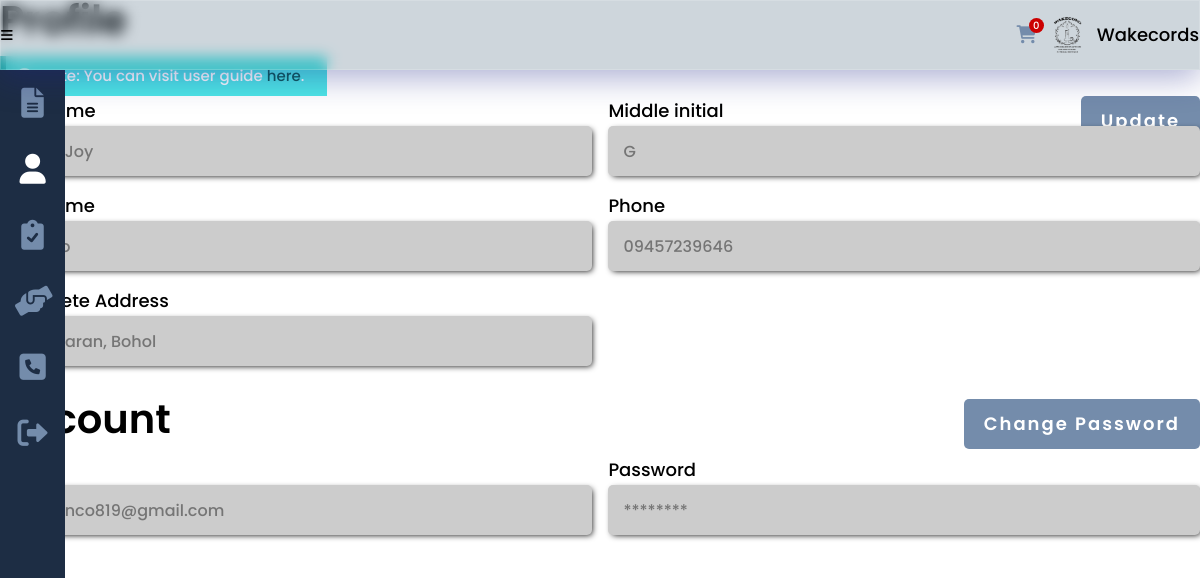
The app's page /profile.php?login (signed in), older data.
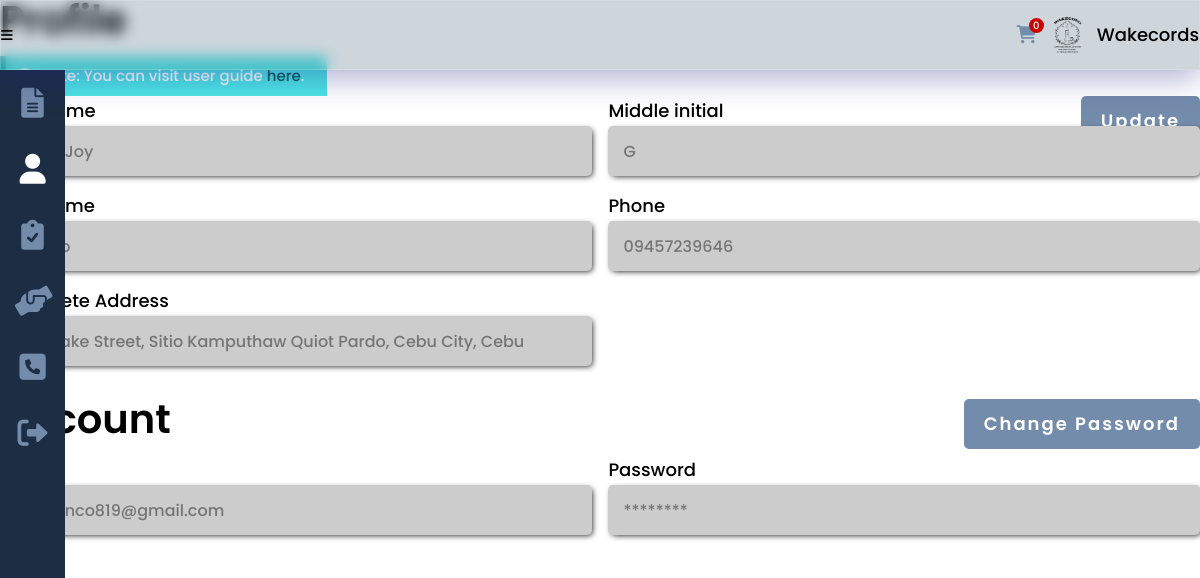
The same page, newer data.
### tables this page shows
CREATE TABLE `seeker` (
  `seeker_id` int(8) NOT NULL,
  `seeker_fname` varchar(25) NOT NULL,
  `seeker_mi` char(1) DEFAULT NULL,
  `seeker_lname` varchar(25) NOT NULL,
  `seeker_address` varchar(100) DEFAULT NULL,
  `seeker_phone` varchar(11) DEFAULT NULL,
  `seeker_status` varchar(10) DEFAULT NULL,
  `seeker_email` varchar(50) NOT NULL,
  `seeker_pass` varchar(100) NOT NULL
);

### others/db.php (called while the page is built, shortened)
<?php
	class DB
	{
		static $hostname = "localhost";
		static $dbname = "wakecords";
		static $username  = "root";
		static $password = "";
		public static function query($sql, $params=array(), $transactType)
		{
			$rows = array();
			try
			{
				$db = new PDO("mysql:host=". self::$hostname ."; dbname=". self::$dbname,  self::$username,  self::$password);
				$db->setAttribute(PDO::ATTR_ERRMODE, PDO::ERRMODE_EXCEPTION);
				$cmd = $db->prepare($sql);
				$cmd->execute($params);
				if($transactType == "READ")
					$rows = $cmd->fetchAll();
				else
					$rows = $db->lastInsertId();
			}
			catch(PDOException $e)
			{
				echo $e->getMessage();
			}
			return $rows;
		}
	}

### profile.php (the view, shortened to what this page needs)
<?php
	include("others/functions.php");
	include("others/head.php");
	$user = current_user();
?>
<body>
	<div class="container">
		<?php include("others/header.php"); ?>
		<div class="banner">
			<?php
			$this_page = "profile";
			include("others/sidebar.php"); ?>
			<section class="banner-con">
				<div class="wrapper">
					<div class="banner-div">
						<h2>Profile</h2>
						<?php
						if(user_type() != "admin"){
							echo messaging("notify", "Note: You can visit user guide <a href='user_guide.php'>here</a>.");
						}
						?>
						<a class="btn btn-link-absolute" href="edit_profile.php">Update</a>
						<form class="profile" method="post">
							<?php
								if(user_type() != "admin"){
							?>
							<div>
								<label>First name</label>
								<input type="text" placeholder="<?php echo (user_type() == 'seeker')?$user['seeker_fname']:$user['provider_fname']; ?>" disabled>
							</div>
							<div>
								<label>Middle initial</label>
								<input type="text" placeholder="<?php echo (user_type() == 'seeker')?$user['seeker_mi']:$user['provider_mi']; ?>" disabled>
							</div>
							<div>
								<label>Last name</label>
								<input type="text" placeholder="<?php echo (user_type() == 'seeker')?$user['seeker_lname']:$user['provider_lname']; ?>" disabled>
							</div>
							<div>
								<label>Phone</label>
								<input type="text" placeholder="<?php echo (user_type() == 'seeker')?$user['seeker_phone']:$user['provider_phone']; ?>" disabled>
							</div>
							<div>
								<label>Complete Address</label>
								<input type="text" placeholder="<?php echo (user_type() == 'seeker')?$user['seeker_address']:$user['provider_address']; ?>" disabled>
							</div>
							<?php
								}
							?>
						</form>
					</div>
					<div class="banner-div no-padding-top">
						<h2>Account</h2>
						<div class="links">
							<a class="btn margin-inline-0" href="change_pass.php">Change Password</a>
						</div>
						<form class="profile" method="post">
							<?php
							if(user_type() != "admin"){
							?>
							<div>
								<label>Email</label>
								<input type="text" placeholder="<?php echo (user_type() == 'seeker')?$user['seeker_email']:$user['provider_email']; ?>" disabled>
							</div>
							<?php
							}
							?>
							<div>
								<label>Password</label>
								<input type="text" placeholder="********" disabled>
							</div>
						</form>
					</div>
				</div>
			</section>
		</div>
	</div>
</body>
</html>

### others/head.php (shortened to what this page needs)
<!DOCTYPE html>
<html lang="en">
<head>
	<link href="https://cdnjs.cloudflare.com/ajax/libs/font-awesome/6.0.0/css/all.min.css" rel="stylesheet">
	<link rel="stylesheet" href="https://unpkg.com/open-props"/>
	<link rel="stylesheet" href="css/style.css">
</head>

### others/header.php
<div class="header">
	<button class="header-btn" data-menu-icon>
		<i class="fa-solid fa-bars"></i>
	</button>
	<picture>
		<?php
			if(isset($_SESSION['seeker'])){
		?>
			<div>
				<a href="cart.php">
					<i class="fa-solid fa-cart-shopping"></i>
					<?php
						echo "
						<span class='bounce'>".count(read('cart', ['seeker_id'], [$_SESSION['seeker']]))."</span>
						";
					?>
				</a>
			</div>
		<?php
			}
			if(isset($_SESSION['provider'])){
				$provider = provider();
				if(empty($provider['provider_logo'])){
		?>
				<svg xmlns="http://www.w3.org/2000/svg" viewBox="0 0 640 512"><path d="M425.1 482.6c-2.303-1.25-4.572-2.559-6.809-3.93l-7.818 4.493c-6.002 3.504-12.83 5.352-19.75 5.352c-10.71 0-21.13-4.492-28.97-12.75c-18.41-20.09-32.29-44.15-40.22-69.9c-5.352-18.06 2.343-36.87 17.83-45.24l8.018-4.669c-.0664-2.621-.0664-5.242 0-7.859l-7.655-4.461c-12.3-6.953-19.4-19.66-19.64-33.38C305.6 306.3 290.4 304 274.7 304H173.3C77.61 304 0 381.7 0 477.4C0 496.5 15.52 512 34.66 512H413.3c5.727 0 10.9-1.727 15.66-4.188c-2.271-4.984-3.86-10.3-3.86-16.06V482.6zM224 256c70.7 0 128-57.31 128-128S294.7 0 224 0C153.3 0 96 57.31 96 128S153.3 256 224 256zM610.5 373.3c2.625-14 2.625-28.5 0-42.5l25.75-15c3-1.625 4.375-5.125 3.375-8.5c-6.75-21.5-18.25-41.13-33.25-57.38c-2.25-2.5-6-3.125-9-1.375l-25.75 14.88c-10.88-9.25-23.38-16.5-36.88-21.25V212.3c0-3.375-2.5-6.375-5.75-7c-22.25-5-45-4.875-66.25 0c-3.25 .625-5.625 3.625-5.625 7v29.88c-13.5 4.75-26 12-36.88 21.25L394.4 248.5c-2.875-1.75-6.625-1.125-9 1.375c-15 16.25-26.5 35.88-33.13 57.38c-1 3.375 .3751 6.875 3.25 8.5l25.75 15c-2.5 14-2.5 28.5 0 42.5l-25.75 15c-3 1.625-4.25 5.125-3.25 8.5c6.625 21.5 18.13 41 33.13 57.38c2.375 2.5 6 3.125 9 1.375l25.88-14.88c10.88 9.25 23.38 16.5 36.88 21.25v29.88c0 3.375 2.375 6.375 5.625 7c22.38 5 45 4.875 66.25 0c3.25-.625 5.75-3.625 5.75-7v-29.88c13.5-4.75 26-12 36.88-21.25l25.75 14.88c2.875 1.75 6.75 1.125 9-1.375c15-16.25 26.5-35.88 33.25-57.38c1-3.375-.3751-6.875-3.375-8.5L610.5 373.3zM496 400.5c-26.75 0-48.5-21.75-48.5-48.5s21.75-48.5 48.5-48.5c26.75 0 48.5 21.75 48.5 48.5S522.8 400.5 496 400.5z"/></svg>
		<?php
				}
				else echo "<img class='header-logo' src='images/providers/".$provider['provider_type']."/".$_SESSION['provider']."/".$provider['provider_logo']."' >";
			}
			else echo "<img class='header-logo' src='images/main-logo.png'>";
		?>
		<div>Wakecords</div>
	</picture>
</div>

### others/sidebar.php (shortened to what this page needs)
<ul class="sidebar " data-sidebar>
  <?php
    if(user_type() != "admin"){
  ?>
  <li class="sidebar-list">
    <a class="sidebar-link <?php echo ($this_page == 'guide')?'active':''; ?>" href="user_guide.php" title="User Guide">
    <i class="fa-solid fa-file-lines"></i>
    </a>
  </li>
  <?php
    }
  ?>
  <li class="sidebar-list">
    <a class="sidebar-link <?php echo ($this_page == 'profile')?'active':''; ?>" href="profile.php" title="Profile">
      <i class="fa-solid fa-user"></i>
    </a>
  </li>
  <li class="sidebar-list">
    <?php
      if(user_type() == "seeker"){
    ?>
      <a class="sidebar-link <?php echo ($this_page == 'services')?'active':''; ?>" href="get_started.php" title="Services">
        <i class="fa-solid fa-clipboard-check"></i>
      </a>
    <?php
      }
    ?>
  </li>
  <li class="sidebar-list">
    <?php
    if(user_type() == 'admin'){
      $link = "<a class='sidebar-link ";
      $link .= ($this_page == 'transact')?'active':'';
      $link .= "' href='purchase.php' title='Transactions'>";
    }
    else if(user_type() == 'provider') {
      $link = "<a class='sidebar-link ";
      $link .= ($this_page == 'transact')?'active':'';
      $link .= "' href='purchase.php' title='Transactions'>";
    }
    else {
      $link = "<a class='sidebar-link ";
      $link .= ($this_page == 'transact')?'active':'';
      $link .= "' href='cart.php' title='Transactions'>";
    }
    echo $link;
    ?>
      <i class="fas fa-hands-helping"></i>
    </a>
  </li>
  <?php
    if(user_type() != "admin"){
  ?>
  <li class="sidebar-list">
    <a class="sidebar-link <?php echo ($this_page == 'contact')?'active':''; ?>" href="contact.php" title="Contact Us">
      <i class="fas fa-phone-square"></i>
    </a>
  </li>
  <?php
    }
  ?>
  <li class="sidebar-list">
    <a class="sidebar-link" href="logout.php" title="Logout" onclick='return confirm("Are you sure you want to logout?");'>
      <i class="fa-solid fa-right-from-bracket"></i>
    </a>
  </li>
</ul>

### others/functions.php (shortened to what this page needs)
<?php
	require_once("others/db.php");
	function current_user(){
		if(isset($_SESSION['seeker'])){
			$user = read("seeker", ["seeker_id"], [$_SESSION['seeker']]);
		}
		return $user[0];
	}
	function messaging($type, $msg){
		switch($type){
			case "notify":
				echo "<div class='note blue'><i class='fa-solid fa-circle-info'></i> ".$msg."</div>";
			break;
		}
	}
	function read($table, $attr=[], $data=[]){
		if(count($attr) == 1){
			return DB::query("SELECT * FROM ".$table." WHERE ".$attr[0]."=?", array($data[0]), "READ");
		}
	}
	function user_type(){
		if(isset($_SESSION['seeker'])){
			return "seeker";
		}
		else if(isset($_SESSION['provider'])){
			return "provider";
		}
		return "admin";
	}

### css/style.css (style rules this page uses)
:root { --dark-blue:#0d1321; --light-blue:#1d2d44; --pale-blue:#3e5c76; --light-gray:#748cab; --gray: #ccc; --peach:#f0ebd8; --header-height:70px; --red: hsl(0,100%,40%); --green: hsl(133, 75%, 30%); --blue: hsl(180, 75%, 40%); --em-1: 1em; --rem-1: 1rem; --box-shadow: 2px 2px 6px -2px #000; }
* { padding:0;margin:0;box-sizing:border-box;resize:none;outline:none;border:none;text-decoration:none;list-style:none; }
body { font:500 18px/30px Poppins,sans-serif; }
.wrapper { width:100%;margin:0 auto 0 0;padding:0 var(--size-3) var(--size-8) var(--size-11); }
section, main { padding:100px 0;background:#fff; }
h1,h2 { line-height:100%;margin-bottom:40px;position:relative; }
h2 { margin-bottom:var(--rem-1); }
h2 { font-size:40px;font-weight:600; }
input, input:not([type="checkbox"]):not([type="radio"]), textarea, select { display:block;width:100%;height:50px;border-radius:5px;padding-inline:15px;font:500 16px/30px Poppins,sans-serif;resize:none;margin-bottom:15px;box-shadow:var(--box-shadow); }
input:disabled, input.readonly { background-color:var(--gray); }
.btn { display:inline-block;width:fit-content;background:var(--light-gray);color:#fff;text-align:center;text-decoration:none;letter-spacing:2px;margin-right:25px;font:600 18px/20px Poppins,sans-serif;padding:15px 20px;border-radius:5px; }
.margin-inline-0 { margin-inline:0; }
.note, .gray-note { padding:5px 23px 5px 12px;color:#fff;position:relative;overflow:hidden;width:fit-content;margin-bottom:var(--size-2);font-size:15px; }
.note:before, .gray-note:before { content:"";position:absolute;background:hsl(0,100%,40%);width:6px;height:100%;top:0;left:0; }
.note.blue:before { background:hsl(180, 75%, 40%); }
.note.blue { background:hsl(180, 75%, 60%); }
.note.blue a { color:hsl(180, 75%, 20%); }
.bounce { animation:var(--animation-bounce); }
.header { display:flex;justify-content:space-between;box-shadow:var(--shadow-4);padding:var(--size-3);position:fixed;width:100%;height:var(--header-height);align-items:center;z-index:100;background: rgba( 62, 92, 118, 0.25 );box-shadow: 0 8px 32px 0 rgba( 31, 38, 135, 0.37 );-webkit-backdrop-filter: blur( 7px );backdrop-filter: blur( 7px );border: 1px solid rgba( 255, 255, 255, 0.18 ); }
img.header-logo { width:40px;height:40px; }
button.header-btn { background:none; }
button.header-btn i { font-size:var(--size-7); }
.header picture { display:flex;justify-content:space-between;align-items:center;column-gap:10px; }
.header picture a { color:var(--light-gray);position:relative;display:block; }
.header picture a span { font-size:10px;position:absolute;top:-2px;right:-7px;background:hsl(0,100%,40%);color:#fff;width:15px;height:15px;border-radius:50%;display:flex;align-items:center;justify-content:center; }
.sidebar { min-width:65px;overflow:hidden;margin-top:var(--header-height);transition: min-width 100ms ease-out;position:fixed;background:var(--light-blue);height:100%;display:flex;flex-flow:column;z-index:99; }
.sidebar-link { display:flex;align-items:center;justify-content:center;margin:1em 0;color:var(--light-gray); }
.sidebar-link.active { color:#fff; }
.sidebar-link i { width:35px;font-size:30px;text-align:center; }
.banner-con { width:100%;padding:0; }
.banner-div { height:100%;padding-top:var(--size-11);position:relative;margin-bottom:var(--em-1); }
.banner-div.no-padding-top { padding-top:0;margin-top:var(--size-4); }
.banner-div form.profile, .checkbox { display:flex;justify-content:space-between;flex-wrap:wrap;position:relative;padding-bottom:var(--size-3); }
.banner-div form.profile > div { width:49.3%;margin-bottom:15px; }
.banner-div form.profile > div input, .banner-div form.profile > div textarea, .banner-div form.profile > div select { margin-bottom:0; }
.links { position:absolute;inset:0 0 auto auto; }
.btn.btn-link-absolute { position:absolute;top:var(--size-11);right:0;margin-inline:0; }

Row changes from the older to the newer data that the page shows:
changed seeker "Merry Joy": seeker_address "Tagbilaran, Bohol" → "119A Fake Street, Sitio Kamputhaw Quiot Pardo, Cebu City, Cebu"
